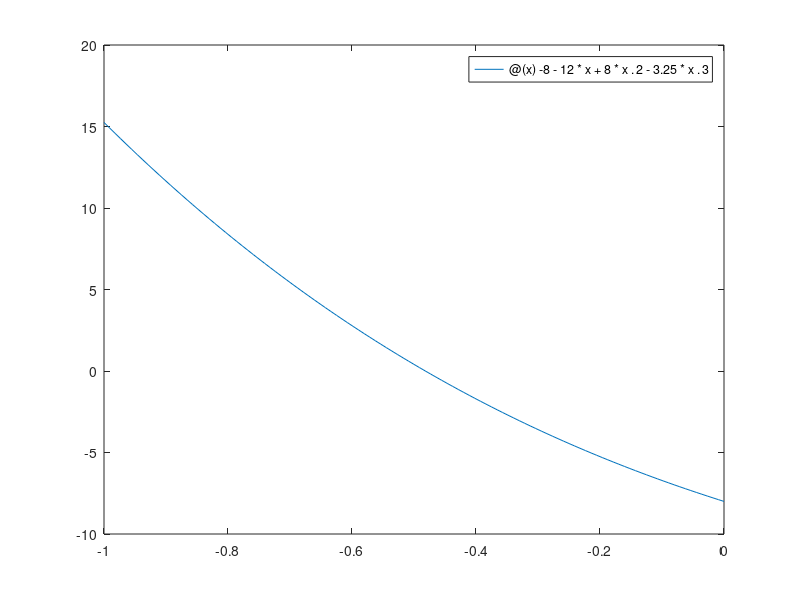

Here is the MATLAB script that generated this plot: (Note: this script raises an error after producing the figure.)
%% Caleb Bahne - ME 140 Exam 2
% 10.28.25
clc; clear;

%% Problem 21
% Bisection Method
f = @(x) -8-12*x+8*x.^2-3.25*x.^3;
fplot(f, [-1 0]) % looks to be between -1 and 0
xl = -1; xu = 0; es = 0.01;
[root,relErr,iter] = bisect(f,xl,xu,es)

% False Position Method
%   help falsepos
[root_fp,froot_fp,ea,iter_fp]=falsepos(f,xl,xu,es)

% Bisect Approx Error
f05 = f(-0.5)
fn1 = f(-1)
f1 = f(0)

% False pos approx err
ea   = 100;
xr   = xl;
xrold = xr;
fl = f(xl);
fu = f(xu);
xr = xu - fu*(xl - xu)/(fl - fu)   % false-position formula
ea = abs((xr - xrold)/xr) * 100
f_xr = f(xr)
xu = xr;
fu = f(xu);

xrold = xr;
xr = xu - fu*(xl - xu)/(fl - fu)
ea = abs((xr - xrold)/xr) * 100

%% Problem 22
% newtraph
func = @(x) x.^3+4*x.^2-10*x-5.2;
dfunc = @(x) 3*x.^2+8*x-10; 
fplot(func, [-7 3])
es = 0.1; xr = 3.5;
% help newtraph
[root_nr,ea,iter_nr]=newtraph(func,dfunc,xr,es)

% mod secant
help modSecant
delta = 0.001;
root_ms = modSecant(func,xr,delta,es)

% find all roots
coeff = [1 4 -10 -5.2];
roots(coeff)

%% Problem 23 - Golden Section Search
%    help goldmin
f = @(x) 2*x.^4+x.^3+10*x.^2+4*x;
g = @(x) -2*x.^4-x.^3-10*x.^2-4*x;
[x_min,fx,ea,iter]=goldmin(f,xl,xu,es)
[x_max,fx,ea,iter]=goldmin(g,xl,xu,es)

% help fminbnd
X = fminbnd(f, xl, xu) % min
X_max = fminbnd(g, xl, xu)

%% Problem 24 - Linear System
A = [2 -8 3; -4 1 7; 5 3 -2];
b = [40; -30; 50];
C = A\b

%% Problem 25 - Gauss Seidel
A = [2 -8 3; -4 1 7; 5 3 -2];
b = [20; -15; 25];
C = A\b

help GaussSeidel
[x_gs,ea,iter_gs] = GaussSeidel(A,b) % diverges
 
% diagonally dominant
A_dd = [5 3 -2; 2 -8 3; -4 1 7];
b_dd = [25; 20; -15];
[x_gsdd,ea,iter_gs] = GaussSeidel(A_dd,b_dd)

% with relaxation
% help GaussSeidelRelax
lambda = 0.01;
[x,ea,iter] = GaussSeidelRelax(A,b,lambda)